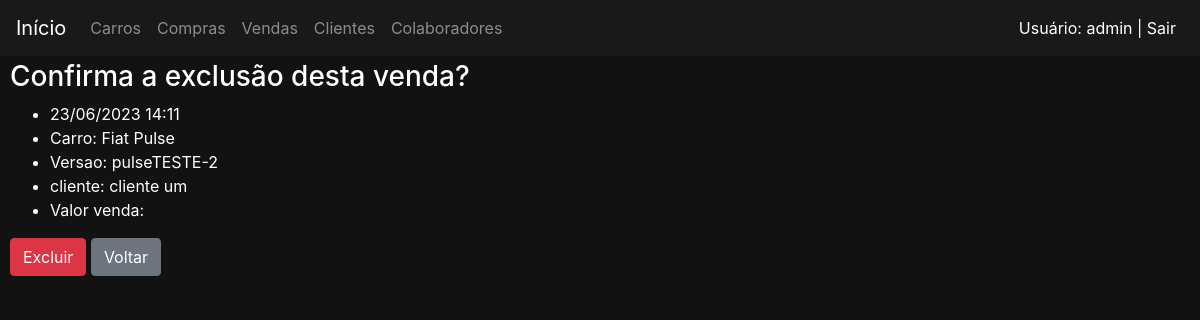
/vendas/excluir/1 (signed in), run on the app's committed database.
### vendas/models.py (models this page shows, shortened)
class Venda(models.Model):
    class Meta:
        permissions = (
            ('permissao_gerente', 'permissao gerente'),
            ('permissao_supervisor', 'permissao supervisor'),
            ('permissao_vendedor', 'permissao vendedor'),
            ('permissao_funcionario', 'permissao todos funcionarios'),
        )
    situacaoChoices = (
        ('P', 'processada'),
        ('C', 'cancelada'),
        ('F', 'finalizada'),
    )
    formaPagamentoChoices = (
        ('e','especie'),
        ('t','transferencia bancaria'),
        ('c','consorcio'),
    )
    dataHora = models.DateTimeField()
    detalhes = models.CharField(max_length=50)
    valorVenda = models.DecimalField(max_digits=15, decimal_places=2, verbose_name='Valor')
    formaPagamento = models.CharField(max_length=1, choices=formaPagamentoChoices, verbose_name='Pagamento')
    cliente = models.ForeignKey(Cliente, on_delete=models.DO_NOTHING)
    colaborador = models.ForeignKey(Colaborador, on_delete=models.DO_NOTHING)
    versao = models.ForeignKey(Versao, on_delete=models.DO_NOTHING)
    situacao = models.CharField(max_length=1, choices=situacaoChoices)

### carros/models.py (models this page shows, shortened)
class Versao(models.Model):
    carro = models.ForeignKey(Carro, on_delete=models.DO_NOTHING)
    nome = models.CharField(max_length=50, unique=True)
    motor = models.ForeignKey(Motor, on_delete=models.DO_NOTHING)
    combustivel = models.ForeignKey(Combustivel, on_delete=models.DO_NOTHING)
    direcao = models.ForeignKey(Direcao, on_delete=models.DO_NOTHING)
    seguranca = models.ManyToManyField(Seguranca, related_name="versao_seguranca", blank=True)
    acessorio = models.ManyToManyField(Acessorio, related_name="versao_acessorio", blank=True)
    imagem = models.ImageField(upload_to='carros', blank=True, null=True)
    ano = models.IntegerField(default='2023')
    modelo = models.IntegerField(default='2023')
    estoque = models.IntegerField(default=0)
    slugVersao = models.SlugField(unique=True, null=True, blank=True)
    class Meta:
        permissions = (
            ('permissao_gerente', 'permissao gerente'),
            ('permissao_supervisor', 'permissao supervisor'),
            ('permissao_vendedor2', 'permissao vendedor'),
            ('permissao_funcionario', 'permissao todos funcionarios'),
        )
    def __str__(self):
        return self.nome
    class Meta:
        verbose_name_plural = 'Versoes'

class Carro(models.Model):
    nome = models.CharField(max_length=30, unique=True)
    slugCarro = models.SlugField(unique=True, null=True, blank=True)
    def __str__(self) -> str:
        return self.nome
    class Meta:
        permissions = (
            ('permissao_gerente', 'permissao gerente'),
            ('permissao_supervisor', 'permissao supervisor'),
            ('permissao_vendedor', 'permissao vendedor'),
            ('permissao_funcionario', 'permissao todos funcionarios'),
        )

### clientes/models.py (models this page shows)
class Cliente(Pessoa):
    renda = models.DecimalField(max_digits=15, decimal_places=2, verbose_name='renda')
    profissao = models.CharField(max_length=20, verbose_name='profissao')
    class Meta:
        permissions = (
            ('permissao_gerente', 'permissao gerente'),
            ('permissao_supervisor', 'permissao supervisor'),
            ('permissao_vendedor', 'permissao vendedor'),
            ('permissao_funcionario', 'permissao todos funcionarios'),
        )
    def __str__(self) -> str:
        return self.nomeCompleto

### vendas/views.py (the view, shortened to what this page needs)
# urls.py: path('excluir/<int:pk>', views.VendasExcluir.as_view(), name='excluir'),
class VendasExcluir(RedirectPermissionRequiredMixin, DeleteView):
    model = Venda
    template_name = 'vendas/vendaExcluir.html'
    permission_required = 'vendas.permissao_supervisor'
    success_url = reverse_lazy('vendas:listar')

### vendas/templates/vendas/vendaExcluir.html
{% extends 'base.html' %}
{% block 'body' %}
    <h3>Confirma a exclusão desta venda?</h3>
    <ul>
        <li>{{object.dataHora|date:"d/m/Y H:i"}}</li>
        <li>Carro: {{object.versao.carro}}</li>
        <li>Versao: {{object.versao}}</li>
        <li>cliente: {{object.cliente}}</li>
        <li>Valor venda: {{object.valorvenda}}</li>
    </ul>
    <form action="" method="POST"> {% csrf_token %}
        <input type="submit" class="btn btn-danger" value="Excluir">
        <a href="javascript:history.back()" class="btn btn-secondary">Voltar</a>
    </form>
{% endblock %}

### templates/base.html (shortened to what this page needs)
{% load static %}
<!doctype html>
<html lang="pt-BR">
  <head>
    <link rel="stylesheet" href="https://cdn.jsdelivr.net/npm/bootstrap@4.6.2/dist/css/bootstrap.min.css">
    <link rel="stylesheet" href=" {% static 'css/css.css' %}">
  </head>
  <body class="fundo">
    <nav class="navbar navbar-expand-lg navbar-dark bg-nav">
      <a class="navbar-brand" href="/">Início</a>
      <div class="collapse navbar-collapse" id="navbarNav">
        <ul class="navbar-nav">
          <li class="nav-item">
            <a class="nav-link" href="{% url 'carros:listar' %}">Carros</a>
          </li>
          <li class="nav-item">
            <a class="nav-link" href=" {% url 'compras:listar' %}">Compras<span class="sr-only">(current)</span></a>
          </li>
          <li class="nav-item">
            <a class="nav-link" href=" {% url 'vendas:listar' %}">Vendas <span class="sr-only">(current)</span></a>
          </li>
          <li class="nav-item">
            <a class="nav-link" href="{% url 'clientes:listar' %}">Clientes</span></a>
          </li>
          <li class="nav-item">
            <a class="nav-link" href="{% url 'colaboradores:listar' %}">Colaboradores</a>
          </li>
        </ul>
        <ul class="navbar-nav ml-auto">
          <li class="nav-item">
            {% if user.is_authenticated %}
              <a class="nav-link" href="{% url 'logout' %}" style="color:white">Usuário: {{ user.get_username }} | Sair</a>
            {% else %}
              <a class="nav-link" href="{% url 'login' %}" style="color:white">Entrar</a>
            {% endif %}
          </li>
        </ul>
      </div>
    </nav>
    {% block 'body' %}{% endblock %}
  </body>
</html>

### templates/static/css/css.css (style rules this page uses)
.fundo { background-color: #121212; color: white; }
.bg-nav { position: fixed; left:0; top: 0; width: 100%; z-index: 9999; background-color: #191919; margin-bottom: 5px; margin-block-end: 10px; }
body { margin-top: 30px; padding-top: 30px; margin-left: 10px; }
a { color:white; }
.navbar-nav.ml-auto { margin-right: 0; }

### data on the page
Venda: dataHora "23/06/2023 14:11", versao.carro "Fiat Pulse", versao "pulseTESTE-2", cliente "cliente um"

### other printed values
{{ user.get_username }} "admin"
